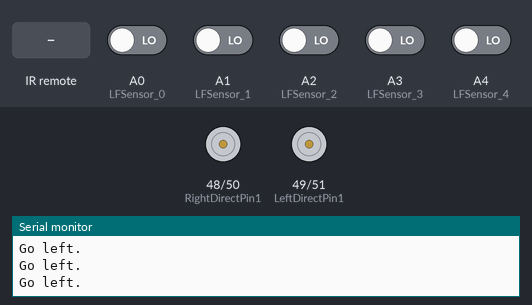
A sketch run on a simulated Arduino Mega 2560, built with avr-gcc and run on an emulated ATmega2560. Parts: motor-driver pin pairs drawn as motors (green arrow = first pin HIGH = forward, orange = second pin HIGH = backward, longer = more drive, scaled by the enable pin), the last lines printed to the serial monitor. The inputs (shaded band) are chosen by the test bench; at power-on: A0 (LFSensor_0), A1 (LFSensor_1), A2 (LFSensor_2), A3 (LFSensor_3), A4 (LFSensor_4) LOW.

Above: at 1.2 s.
1.3 s: infrared code 0x00000001 received
At 1.56 s:
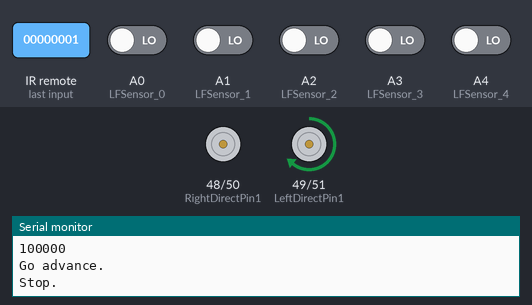
4.3 s: A2 (LFSensor_2) driven HIGH
At 5.6 s:
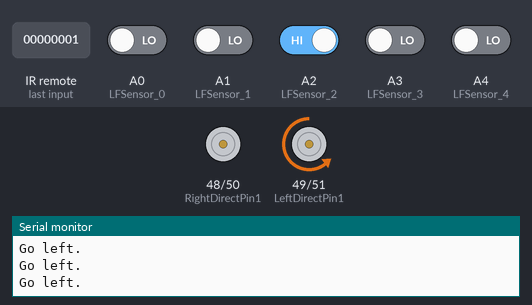
5.9 s: A2 (LFSensor_2) driven LOW
At 6.15 s:
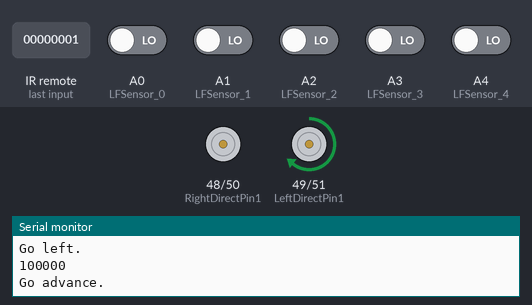
8.9 s: A0 (LFSensor_0) driven HIGH and A1 (LFSensor_1) driven HIGH and A2 (LFSensor_2) driven HIGH and A3 (LFSensor_3) driven HIGH and A4 (LFSensor_4) driven HIGH
At 9.36 s:
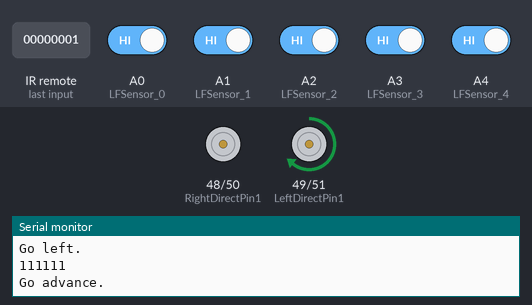
11.9 s: infrared code 0x00000002 received
14.9 s: A1 (LFSensor_1) driven LOW
At 16.3 s:
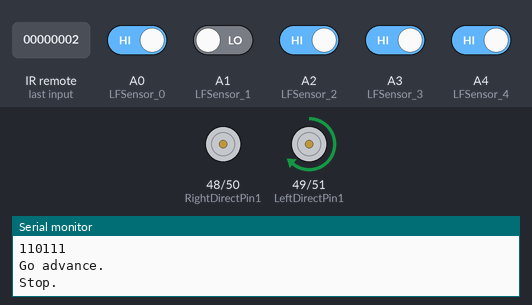
Timing chart, 0 to 17.9 s (numbered marks = the images above; inputs shaded):
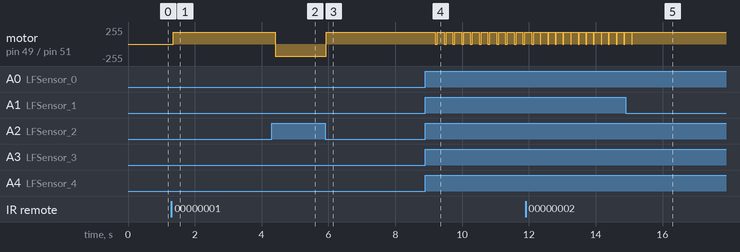

Measured:
- after the input at 1.3 s, motor on pin 49 (LeftDirectPin1) / pin 51 (LeftDirectPin2): stopped → forward 180/255 after 0.06 s
- after the input at 4.3 s, motor on pin 49 (LeftDirectPin1) / pin 51 (LeftDirectPin2): forward 180/255 → backward 180/255 after 0.10 s
- after the input at 5.9 s, motor on pin 49 (LeftDirectPin1) / pin 51 (LeftDirectPin2): backward 180/255 → forward 180/255 at once
- after the input at 8.9 s, motor on pin 49 (LeftDirectPin1) / pin 51 (LeftDirectPin2): alternates forward 180/255 for 0.20 s and stopped for 0.06 s, starting after 0.30 s
- after the input at 14.9 s, motor on pin 49 (LeftDirectPin1) / pin 51 (LeftDirectPin2): goes on until 15.1 s, then stays forward 180/255

The sketch:

GridSeriesNavigation.ino
```cpp
// (licence header left out)
/*Declare L298N Dual H-Bridge Motor Controller directly since there is not a library to load.*/
#define L298N Dual H-Bridge Motor Controller Pins
#define speedPinR 46 // RIGHT PWM pin connect MODEL-X ENA, was 9
#define RightDirectPin1 48
#define RightDirectPin2 50
#define speedPinL 47 // Left PWM pin connect MODEL-X ENB, was 6
#define LeftDirectPin1 49
#define LeftDirectPin2 51 //Left Motor direction pin 1 to MODEL-X IN4, was 8

#include <IRremote.h>
#define IR_PIN    10 //IR receiver Signal pin connect to Arduino pin D2
 IRrecv IR(IR_PIN);  //   IRrecv object  IR get code from IR remoter
 decode_results IRresults;
//
//#define speedPinR 9    //  RIGHT PWM pin connect MODEL-X ENA
//#define RightDirectPin1  12    //Right Motor direction pin 1 to MODEL-X IN1
//#define RightDirectPin2  11    //Right Motor direction pin 2 to MODEL-X IN2
//#define speedPinL 6    // Left PWM pin connect MODEL-X ENB
//#define LeftDirectPin1  7    //Left Motor direction pin 1 to MODEL-X IN3
//#define LeftDirectPin2  8   //Left Motor direction pin 1 to MODEL-X IN4

/*From left to right, connect to D3,A1-A3 ,D10*/
#define LFSensor_0 A0
#define LFSensor_1 A1
#define LFSensor_2 A2
#define LFSensor_3 A3
#define LFSensor_4 A4

#define IR_ADVANCE       0x00FF18E7       //code from IR controller "▲" button
 #define IR_BACK          0x00FF4AB5       //code from IR controller "▼" button
 #define IR_RIGHT         0x00FF5AA5       //code from IR controller ">" button
 #define IR_LEFT          0x00FF10EF       //code from IR controller "<" button
 #define IR_STOP          0x00FF38C7       //code from IR controller "OK" button
 #define IR_HASH     0x00FFB04F       //code from IR controller "#" button
 #define IR_STAR     0x00FF6897       //code from IR controller "*" button
 #define IR_one      0x00000001                     // code for IR controller '1" button
#define IR_two         0x00000002                 // code for IR controller '2" butto
#define IR_three       0x00000003                     // code for IR controller '3" button
#define IR_four       0x00000004                     // code for IR controller '4" button
#define IR_five      0x00000005                      // code for IR controller '5" button
#define IR_six       0x00000006                   // code for IR controller '6" button
#define IR_seven      0x00000007                    // code for IR controller '7" button
#define IR_eight      0x00000008                     // code for IR controller '8" button
#define IR_nine      0x00000009                     // code for IR controller '9" button
#define IR_zero      0x00000000                      // code for IR controller '0" button

#define SPEED   180 //motor in   speed


/* defines values for target row /column in grid  */

int targetrow = 0;
int targetcolumn = 0;
int currentrow = 0;
int currentcolumn = 0;
int currentIRValue = 0;


enum DN
{
  GO_ADVANCE, //go forward
  GO_LEFT, //left turn
  GO_RIGHT,//right turn
  GO_BACK,//backward
  STOP_STOP,
  HASH,
  STAR,
  DEF
}Drive_Num=DEF;


int coordinates[3][4]; //stores the four coordinates

/**************detect IR code***************/
void do_IR_Tick()
{
  if(IR.decode(&IRresults))
  {
    if(IRresults.value==IR_ADVANCE)
    {
      Drive_Num=GO_ADVANCE;
    }
    else if(IRresults.value==IR_RIGHT)
    {
       Drive_Num=GO_RIGHT;
    }
    else if(IRresults.value==IR_LEFT)
    {
       Drive_Num=GO_LEFT;
    }
    else if(IRresults.value==IR_BACK)
    {
        Drive_Num=GO_BACK;
    }
    else if(IRresults.value==IR_STOP)
    {
        Drive_Num=STOP_STOP;
    }
    else if(IRresults.value==IR_STAR)
    {
        Drive_Num=STAR;
    }
    else if(IRresults.value==IR_HASH)
    {
        Drive_Num=HASH;
    }
    else if(IRresults.value== IR_zero)
    {
      currentIRValue = 0;
    }
    else if(IRresults.value== IR_one)
    {
      currentIRValue = 1;
    }
    else if(IRresults.value== IR_two)
    {
      currentIRValue = 2;
    }
    else if(IRresults.value== IR_three)
    {
      currentIRValue = 3;
    }
    else if(IRresults.value== IR_four)
    {
      currentIRValue = 4;
    }
    else if(IRresults.value== IR_five)
    {
      currentIRValue = 5;
    }
    else if(IRresults.value== IR_six)
    {
      currentIRValue = 6;
    }
    else if(IRresults.value== IR_seven)
    {
      currentIRValue = 7;
    }
    else if(IRresults.value== IR_eight)
    {
      currentIRValue = 8;
    }
    else if(IRresults.value== IR_nine)
    {
      currentIRValue = 9;
    }


   IRresults.value = 0;  //reset
    IR.resume();
  }
}

 char sensor[5];
 /*read sensor value string, 1 stands for black, 0 starnds for white, i.e 10000 means the first sensor(from left) detect black line, other 4 sensors detected white ground */
String read_sensor_values()
{   int sensorvalue=32;
  sensor[0]= digitalRead(LFSensor_0);

  sensor[1]=digitalRead(LFSensor_1);

  sensor[2]=digitalRead(LFSensor_2);

  sensor[3]=digitalRead(LFSensor_3);

  sensor[4]=digitalRead(LFSensor_4);
  sensorvalue +=sensor[0]*16+sensor[1]*8+sensor[2]*4+sensor[3]*2+sensor[4];

  String senstr= String(sensorvalue,BIN);
  Serial.println(senstr);
  return senstr.substring(1,6);
}

void stop_Idle() //Stop but coast
{
Serial.println ("stop_Idle");
analogWrite(speedPinL,0);
analogWrite(speedPinR,0);
Serial.println("Idle stop.");
}
void go_Advance(void)  //Forward
{
  digitalWrite(RightDirectPin1, HIGH);
  digitalWrite(RightDirectPin2,LOW);
  digitalWrite(LeftDirectPin1,HIGH);
  digitalWrite(LeftDirectPin2,LOW);
  Serial.println("Go advance.");
}
void go_Left(void)  //Turn left
{
  digitalWrite(RightDirectPin1, HIGH);
  digitalWrite(RightDirectPin2,LOW);
  digitalWrite(LeftDirectPin1,LOW);
  digitalWrite(LeftDirectPin2,HIGH);
  Serial.println("Go left.");
}

void go_Left_Coast(void)  //Turn left with coast
{
  digitalWrite(RightDirectPin1, LOW);  //disable front right wheel
  digitalWrite(RightDirectPin2,LOW);
  digitalWrite(LeftDirectPin1,LOW);
  digitalWrite(LeftDirectPin2,HIGH);
  Serial.println("Coast left.");
}


void go_Right(void)  //Turn right
{
  digitalWrite(RightDirectPin1, LOW);
  digitalWrite(RightDirectPin2,HIGH);
  digitalWrite(LeftDirectPin1,HIGH);
  digitalWrite(LeftDirectPin2,LOW);
  Serial.println("Go right.");
}

void go_Right_Coast(void)  //Turn right with coast
{
  digitalWrite(RightDirectPin1, LOW);
  digitalWrite(RightDirectPin2,HIGH);
  digitalWrite(LeftDirectPin1,LOW);  //disable front left wheel
  digitalWrite(LeftDirectPin2,LOW);
  Serial.println("Coast right.");
}


void go_Back(void)  //Reverse
{
  digitalWrite(RightDirectPin1, LOW);
  digitalWrite(RightDirectPin2,HIGH);
  digitalWrite(LeftDirectPin1,LOW);
  digitalWrite(LeftDirectPin2,HIGH);
  Serial.println("Go back.");
}
void stop_Stop()    //Stop
{
  digitalWrite(RightDirectPin1, LOW);
  digitalWrite(RightDirectPin2,LOW);
  digitalWrite(LeftDirectPin1,LOW);
  digitalWrite(LeftDirectPin2,LOW);
  Serial.println("Stop.");
}
/*set motor speed */
void set_Motorspeed(int speed_L,int speed_R)
{
  analogWrite(speedPinL,speed_L);
  analogWrite(speedPinR,speed_R);
}

void setup()
{
 pinMode(speedPinL,OUTPUT); //left motor PWM pin
 pinMode(speedPinR,OUTPUT); //rignt motor PWM  pin
 pinMode(RightDirectPin1,OUTPUT); //left motor direction pin1
 pinMode(RightDirectPin2,OUTPUT); //left motor direction pin2
 pinMode(LeftDirectPin1,OUTPUT); //right motor direction Pin 1
 pinMode(LeftDirectPin2,OUTPUT);  //right motor direction Pin 2

  /*line follow sensors */
 pinMode(LFSensor_0,INPUT);
 pinMode(LFSensor_1,INPUT);
 pinMode(LFSensor_2,INPUT);
 pinMode(LFSensor_3,INPUT);
 pinMode(LFSensor_4,INPUT);
 Serial.begin(9600);
}

void auto_tracking(){
 String sensorval= read_sensor_values();
 //Serial.println(sensorval);

 //only use middle sensor  -igonre other sensors to follow grid line
 // if in white space keep moving until you hit the blackline
 if ( sensorval !="00100" )
 {
    go_Advance();  //go straight
    set_Motorspeed(0,SPEED);
    delay(200);
    stop_Stop();
    }
 if (sensorval=="11111" or sensorval=="01111" or sensorval=="11110")
 {
      Serial.println("The front of the car is touching the stop line.");
     stop_Stop();   //The car front touch stop line, need stop
     set_Motorspeed(0,0);
    }
}

void loop(){

  //current program assumes user gives the values in the exact order without mistakes  colno, *, rowno, #, direction
  //loops 4 times to get 4 set of coordiantes and stores it in the array


  for (int i=0; i<4;i++)
  {
  do_IR_Tick();  coordinates[0][0] = currentIRValue;
  do_IR_Tick(); //ignore the * which is in input value
  do_IR_Tick; coordinates[0][1] = currentIRValue;
  do_IR_Tick; //ignore the #value;
  do_IR_Tick; //ignore the dreiction for now -always assume it goes straight in the direction it is placed.

  }


//traverse the 4 coordinates

for (int i=0; i<5;i++)
{
   targetcolumn = coordinates[i][0];  //get the set of coordinates
   targetrow = coordinates[i][1];

//moves to the target column

for (int j = 1; i <  targetcolumn; i++)
{
   auto_tracking();
}
//turns left so it is facing correctly to move along rows
go_Left();
//moves to the target row
for (int i = 1; i < targetrow; i++)
{
    auto_tracking();
}
} //finish going thru all the 4 coordinates


}
```
